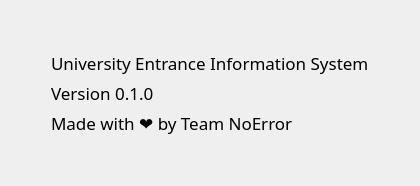
          <widget class="QWidget" name="aboutPage">
           <layout class="QGridLayout" name="gridLayout_21">
            <item row="0" column="0">
             <layout class="QGridLayout" name="gridLayout_13">
              <item row="1" column="1">
               <widget class="QLabel" name="label_45">
                <property name="font">
                 <font>
                  <family>Source Code Pro</family>
                  <pointsize>13</pointsize>
                 </font>
                </property>
                <property name="text">
                 <string>University Entrance Information System</string>
                </property>
               </widget>
              </item>
              <item row="0" column="1">
               <spacer name="verticalSpacer_4">
                <property name="orientation">
                 <enum>Qt::Vertical</enum>
                </property>
                <property name="sizeHint" stdset="0">
                 <size>
                  <width>20</width>
                  <height>40</height>
                 </size>
                </property>
               </spacer>
              </item>
              <item row="2" column="1">
               <widget class="QLabel" name="label_46">
                <property name="font">
                 <font>
                  <family>Source Code Pro</family>
                  <pointsize>13</pointsize>
                 </font>
                </property>
                <property name="text">
                 <string>Version 0.1.0</string>
                </property>
               </widget>
              </item>
              <item row="3" column="1">
               <widget class="QLabel" name="label_47">
                <property name="font">
                 <font>
                  <family>Source Code Pro</family>
                  <pointsize>13</pointsize>
                 </font>
                </property>
                <property name="text">
                 <string>Made with ❤️ by Team NoError</string>
                </property>
               </widget>
              </item>
              <item row="1" column="2">
               <spacer name="horizontalSpacer_2">
                <property name="orientation">
                 <enum>Qt::Horizontal</enum>
                </property>
                <property name="sizeHint" stdset="0">
                 <size>
                  <width>40</width>
                  <height>20</height>
                 </size>
                </property>
               </spacer>
              </item>
              <item row="1" column="0">
               <spacer name="horizontalSpacer">
                <property name="orientation">
                 <enum>Qt::Horizontal</enum>
                </property>
                <property name="sizeHint" stdset="0">
                 <size>
                  <width>40</width>
                  <height>20</height>
                 </size>
                </property>
               </spacer>
              </item>
              <item row="4" column="1">
               <spacer name="verticalSpacer_5">
                <property name="orientation">
                 <enum>Qt::Vertical</enum>
                </property>
                <property name="sizeHint" stdset="0">
                 <size>
                  <width>20</width>
                  <height>40</height>
                 </size>
                </property>
               </spacer>
              </item>
             </layout>
            </item>
           </layout>
          </widget>
